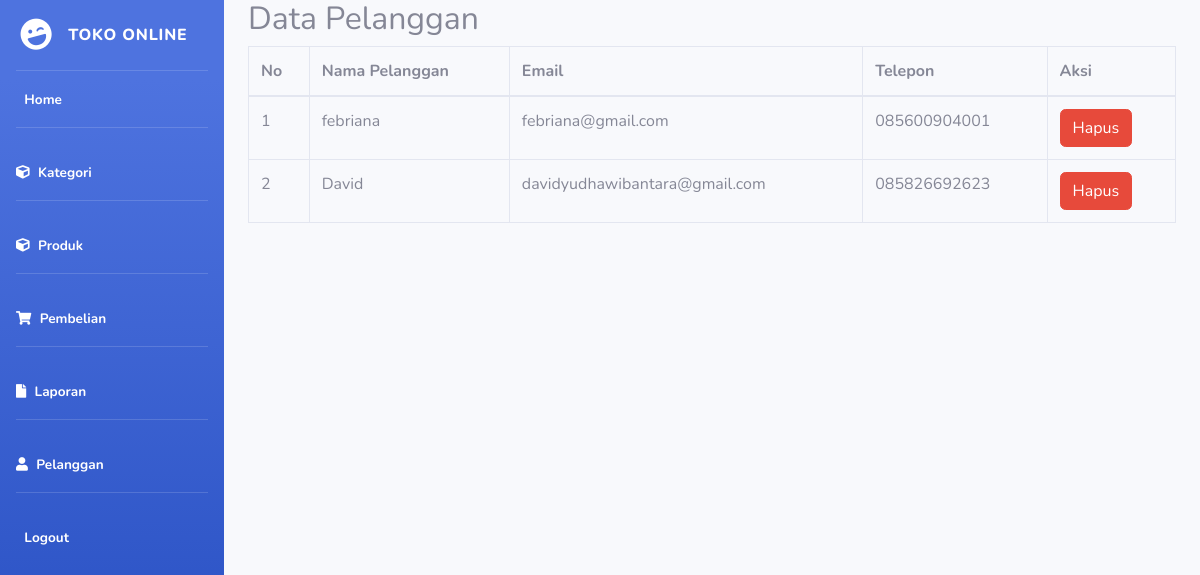
Screenshot of /Admin/index.php?halaman=pelanggan (signed in) with the database file from the repository.
### tables this page shows
CREATE TABLE `pelanggan` (
  `id_pelanggan` int(11) NOT NULL,
  `email_pelanggan` varchar(100) NOT NULL,
  `password_pelanggan` varchar(50) NOT NULL,
  `nama_pelanggan` varchar(100) NOT NULL,
  `telepon` varchar(25) NOT NULL,
  `alamat_pelanggan` text NOT NULL
);

### Admin/pelanggan.php (the view)
<h2> Data Pelanggan </h2>
<table class="table table-bordered">
    <thead>
        <tr>
            <th> No </th>
            <th> Nama Pelanggan </th>
            <th> Email </th>
            <th> Telepon </th>
            <th> Aksi </th>
        </tr>
    </thead>
    <tbody>
        <?php $no=1; ?>
        <?php $data = $koneksi->query("SELECT * FROM pelanggan"); ?>
        <?php while($detail = $data->fetch_assoc()) {?>
        <tr>
            <td><?php echo $no; ?> </td>
            <td><?php echo $detail['nama_pelanggan']; ?></td>
            <td><?php echo $detail['email_pelanggan']; ?></td>
            <td><?php echo $detail['telepon']; ?></td>
            <td>
                <a href=""  class="btn-danger btn"> Hapus </a>
            </td>
        </tr>
        <?php $no++ ?>
        <?php } ?>
    </tbody>
</table>

### rows the page displays
pelanggan: nama_pelanggan "febriana", email_pelanggan "febriana@gmail.com", telepon "085600904001"
pelanggan: nama_pelanggan "David", email_pelanggan "davidyudhawibantara@gmail.com", telepon "085826692623"
